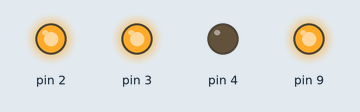
This sketch was run on a simulated Arduino Uno, built with avr-gcc and run on an emulated ATmega328P. Parts: output pins drawn as LEDs (lit = HIGH).

Above: at 0.05 s.
At 7.05 s:
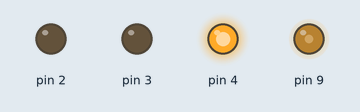
At 13.95 s:
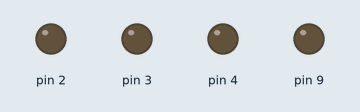
Timing chart, 0 to 18.2 s (numbered marks = the images above):
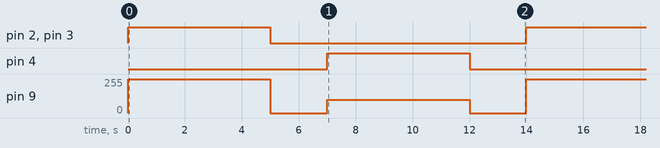

Measured:
- by itself, pin 2–4: alternates HIGH for 5.0 s and LOW for 9.0 s
- by itself, pin 9: repeats every 14.0 s: 0/255 2.0 s, 100/255 5.0 s, 0/255 2.0 s, 255/255 5.0 s

The sketch:

Motor_Bi_Direction.ino
```cpp
void setup() {
  // setup code here, to run once:
// set up the pin output
  pinMode(2, OUTPUT);
  pinMode(3, OUTPUT);
  pinMode(4, OUTPUT);
  pinMode(9, OUTPUT);
}

void loop() {
  // main code here, to run repeatedly:
  // LED on
  digitalWrite(2, HIGH);
    // Control DC motor CW
  digitalWrite(3, HIGH);
  digitalWrite(4, LOW);
  analogWrite(9,255);
  // LED on max
  //analogWrite(2, 255);
  delay(5000);
  // stop motor for 2 sec
  digitalWrite(2, LOW);
  digitalWrite(3, LOW);
  digitalWrite(4, LOW);
  analogWrite(9, 0);
  delay(2000);
  // LED off
   // Control DC motor CCW
  digitalWrite(3, LOW);
  digitalWrite(4, HIGH);
  analogWrite(9, 100);
  //digitalWrite(3, LOW);
  // LED on Min
  //analogWrite(2, 150);
  delay(5000);
  digitalWrite(3, LOW);
  digitalWrite(4, LOW);
  analogWrite(9, 0);
  delay(2000);
  }
```
